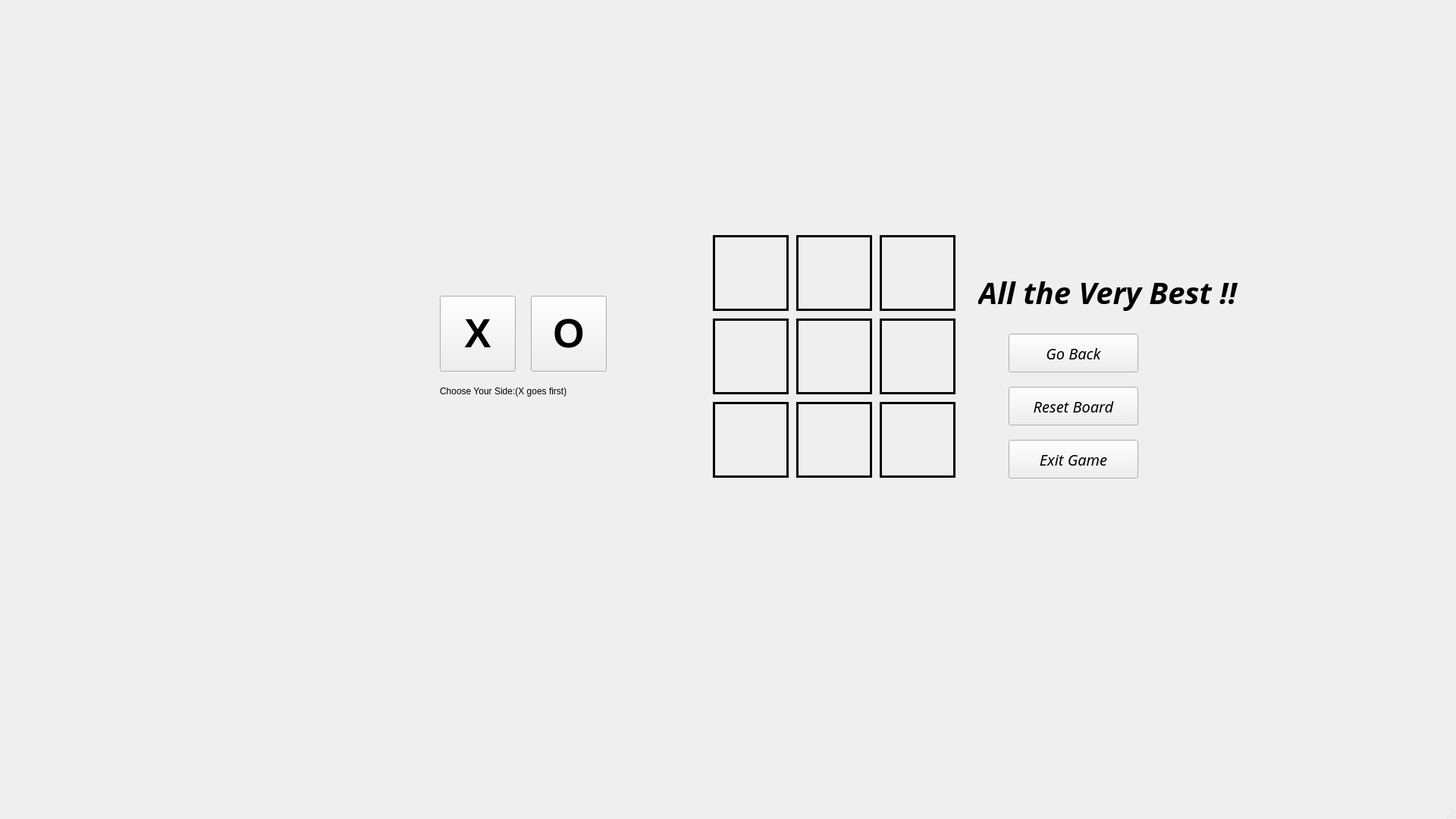
<?xml version="1.0" encoding="UTF-8"?>
<ui version="4.0">
 <class>MainWindow</class>
 <widget class="QMainWindow" name="MainWindow">
  <property name="geometry">
   <rect>
    <x>0</x>
    <y>0</y>
    <width>1920</width>
    <height>1080</height>
   </rect>
  </property>
  <property name="windowTitle">
   <string>MainWindow</string>
  </property>
  <widget class="QWidget" name="centralwidget">
   <widget class="QLabel" name="label7">
    <property name="geometry">
     <rect>
      <x>940</x>
      <y>530</y>
      <width>100</width>
      <height>100</height>
     </rect>
    </property>
    <property name="font">
     <font>
      <pointsize>40</pointsize>
      <weight>75</weight>
      <bold>true</bold>
     </font>
    </property>
    <property name="cursor">
     <cursorShape>OpenHandCursor</cursorShape>
    </property>
    <property name="text">
     <string/>
    </property>
   </widget>
   <widget class="QPushButton" name="Button9">
    <property name="geometry">
     <rect>
      <x>1160</x>
      <y>530</y>
      <width>100</width>
      <height>100</height>
     </rect>
    </property>
    <property name="font">
     <font>
      <pointsize>40</pointsize>
      <weight>75</weight>
      <bold>true</bold>
     </font>
    </property>
    <property name="cursor">
     <cursorShape>OpenHandCursor</cursorShape>
    </property>
    <property name="text">
     <string/>
    </property>
    <property name="flat">
     <bool>true</bool>
    </property>
   </widget>
   <widget class="QPushButton" name="OSideButton">
    <property name="geometry">
     <rect>
      <x>700</x>
      <y>390</y>
      <width>100</width>
      <height>100</height>
     </rect>
    </property>
    <property name="baseSize">
     <size>
      <width>100</width>
      <height>100</height>
     </size>
    </property>
    <property name="font">
     <font>
      <pointsize>40</pointsize>
      <weight>75</weight>
      <italic>false</italic>
      <bold>true</bold>
      <strikeout>false</strikeout>
      <kerning>true</kerning>
     </font>
    </property>
    <property name="cursor">
     <cursorShape>PointingHandCursor</cursorShape>
    </property>
    <property name="text">
     <string>O</string>
    </property>
   </widget>
   <widget class="QLabel" name="label1">
    <property name="geometry">
     <rect>
      <x>940</x>
      <y>310</y>
      <width>100</width>
      <height>100</height>
     </rect>
    </property>
    <property name="font">
     <font>
      <pointsize>40</pointsize>
      <weight>75</weight>
      <bold>true</bold>
     </font>
    </property>
    <property name="cursor">
     <cursorShape>OpenHandCursor</cursorShape>
    </property>
    <property name="styleSheet">
     <string notr="true">border:3px solid color;</string>
    </property>
    <property name="text">
     <string/>
    </property>
   </widget>
   <widget class="QLabel" name="label6">
    <property name="geometry">
     <rect>
      <x>1160</x>
      <y>420</y>
      <width>100</width>
      <height>100</height>
     </rect>
    </property>
    <property name="font">
     <font>
      <pointsize>40</pointsize>
      <weight>75</weight>
      <bold>true</bold>
     </font>
    </property>
    <property name="cursor">
     <cursorShape>OpenHandCursor</cursorShape>
    </property>
    <property name="styleSheet">
     <string notr="true">border:3px solid black;
</string>
    </property>
    <property name="text">
     <string/>
    </property>
   </widget>
   <widget class="QLabel" name="label2">
    <property name="geometry">
     <rect>
      <x>1050</x>
      <y>310</y>
      <width>100</width>
      <height>100</height>
     </rect>
    </property>
    <property name="font">
     <font>
      <pointsize>40</pointsize>
      <weight>75</weight>
      <bold>true</bold>
     </font>
    </property>
    <property name="cursor">
     <cursorShape>OpenHandCursor</cursorShape>
    </property>
    <property name="styleSheet">
     <string notr="true">border:3px solid black;</string>
    </property>
    <property name="text">
     <string/>
    </property>
   </widget>
   <widget class="QPushButton" name="Button1">
    <property name="geometry">
     <rect>
      <x>940</x>
      <y>310</y>
      <width>100</width>
      <height>100</height>
     </rect>
    </property>
    <property name="font">
     <font>
      <pointsize>40</pointsize>
      <weight>75</weight>
      <bold>true</bold>
     </font>
    </property>
    <property name="cursor">
     <cursorShape>OpenHandCursor</cursorShape>
    </property>
    <property name="styleSheet">
     <string notr="true">border-color: rgb(0, 0, 0);
</string>
    </property>
    <property name="text">
     <string/>
    </property>
    <property name="checkable">
     <bool>false</bool>
    </property>
    <property name="autoDefault">
     <bool>false</bool>
    </property>
    <property name="default">
     <bool>false</bool>
    </property>
    <property name="flat">
     <bool>true</bool>
    </property>
   </widget>
   <widget class="QLabel" name="label">
    <property name="geometry">
     <rect>
      <x>580</x>
      <y>500</y>
      <width>241</width>
      <height>31</height>
     </rect>
    </property>
    <property name="text">
     <string>Choose Your Side:(X goes first)</string>
    </property>
   </widget>
   <widget class="QLabel" name="label3">
    <property name="geometry">
     <rect>
      <x>1160</x>
      <y>310</y>
      <width>100</width>
      <height>100</height>
     </rect>
    </property>
    <property name="font">
     <font>
      <pointsize>40</pointsize>
      <weight>75</weight>
      <bold>true</bold>
     </font>
    </property>
    <property name="cursor">
     <cursorShape>OpenHandCursor</cursorShape>
    </property>
    <property name="styleSheet">
     <string notr="true">border:3px solid black;</string>
    </property>
    <property name="text">
     <string/>
    </property>
   </widget>
   <widget class="QPushButton" name="Button7">
    <property name="enabled">
     <bool>true</bool>
    </property>
    <property name="geometry">
     <rect>
      <x>940</x>
      <y>530</y>
      <width>100</width>
      <height>100</height>
     </rect>
    </property>
    <property name="font">
     <font>
      <pointsize>40</pointsize>
      <weight>75</weight>
      <bold>true</bold>
     </font>
    </property>
    <property name="cursor">
     <cursorShape>OpenHandCursor</cursorShape>
    </property>
    <property name="styleSheet">
     <string notr="true">border:3px solid black;</string>
    </property>
    <property name="text">
     <string/>
    </property>
    <property name="flat">
     <bool>true</bool>
    </property>
   </widget>
   <widget class="QPushButton" name="Button4">
    <property name="geometry">
     <rect>
      <x>940</x>
      <y>420</y>
      <width>100</width>
      <height>100</height>
     </rect>
    </property>
    <property name="font">
     <font>
      <pointsize>40</pointsize>
      <weight>75</weight>
      <bold>true</bold>
     </font>
    </property>
    <property name="cursor">
     <cursorShape>OpenHandCursor</cursorShape>
    </property>
    <property name="text">
     <string/>
    </property>
    <property name="flat">
     <bool>true</bool>
    </property>
   </widget>
   <widget class="QPushButton" name="Button8">
    <property name="geometry">
     <rect>
      <x>1050</x>
      <y>530</y>
      <width>100</width>
      <height>100</height>
     </rect>
    </property>
    <property name="font">
     <font>
      <pointsize>40</pointsize>
      <weight>75</weight>
      <bold>true</bold>
     </font>
    </property>
    <property name="cursor">
     <cursorShape>OpenHandCursor</cursorShape>
    </property>
    <property name="styleSheet">
     <string notr="true"/>
    </property>
    <property name="text">
     <string/>
    </property>
    <property name="flat">
     <bool>true</bool>
    </property>
   </widget>
   <widget class="QPushButton" name="Button2">
    <property name="geometry">
     <rect>
      <x>1050</x>
      <y>310</y>
      <width>100</width>
      <height>100</height>
     </rect>
    </property>
    <property name="font">
     <font>
      <pointsize>40</pointsize>
      <weight>75</weight>
      <bold>true</bold>
     </font>
    </property>
    <property name="cursor">
     <cursorShape>OpenHandCursor</cursorShape>
    </property>
    <property name="text">
     <string/>
    </property>
    <property name="flat">
     <bool>true</bool>
    </property>
   </widget>
   <widget class="QPushButton" name="Button5">
    <property name="geometry">
     <rect>
      <x>1050</x>
      <y>420</y>
      <width>100</width>
      <height>100</height>
     </rect>
    </property>
    <property name="font">
     <font>
      <pointsize>40</pointsize>
      <weight>75</weight>
      <bold>true</bold>
     </font>
    </property>
    <property name="cursor">
     <cursorShape>OpenHandCursor</cursorShape>
    </property>
    <property name="text">
     <string/>
    </property>
    <property name="flat">
     <bool>true</bool>
    </property>
   </widget>
   <widget class="QLabel" name="label5">
    <property name="geometry">
     <rect>
      <x>1050</x>
      <y>420</y>
      <width>100</width>
      <height>100</height>
     </rect>
    </property>
    <property name="font">
     <font>
      <pointsize>40</pointsize>
      <weight>75</weight>
      <bold>true</bold>
     </font>
    </property>
    <property name="cursor">
     <cursorShape>OpenHandCursor</cursorShape>
    </property>
    <property name="styleSheet">
     <string notr="true">border:3px solid black;</string>
    </property>
    <property name="text">
     <string/>
    </property>
   </widget>
   <widget class="QLabel" name="label4">
    <property name="geometry">
     <rect>
      <x>940</x>
      <y>420</y>
      <width>100</width>
      <height>100</height>
     </rect>
    </property>
    <property name="font">
     <font>
      <pointsize>40</pointsize>
      <weight>75</weight>
      <bold>true</bold>
     </font>
    </property>
    <property name="cursor">
     <cursorShape>OpenHandCursor</cursorShape>
    </property>
    <property name="styleSheet">
     <string notr="true">border:3px solid black;
</string>
    </property>
    <property name="text">
     <string/>
    </property>
   </widget>
   <widget class="QLabel" name="label8">
    <property name="geometry">
     <rect>
      <x>1050</x>
      <y>530</y>
      <width>100</width>
      <height>100</height>
     </rect>
    </property>
    <property name="font">
     <font>
      <pointsize>40</pointsize>
      <weight>75</weight>
      <bold>true</bold>
     </font>
    </property>
    <property name="cursor">
     <cursorShape>OpenHandCursor</cursorShape>
    </property>
    <property name="styleSheet">
     <string notr="true">border:3px solid black;</string>
    </property>
    <property name="text">
     <string/>
    </property>
   </widget>
   <widget class="QPushButton" name="XSideButton">
    <property name="geometry">
     <rect>
      <x>580</x>
      <y>390</y>
      <width>100</width>
      <height>100</height>
     </rect>
    </property>
    <property name="baseSize">
     <size>
      <width>100</width>
      <height>100</height>
     </size>
    </property>
    <property name="font">
     <font>
      <pointsize>40</pointsize>
      <weight>75</weight>
      <italic>false</italic>
      <bold>true</bold>
      <underline>false</underline>
      <strikeout>false</strikeout>
      <kerning>true</kerning>
     </font>
    </property>
    <property name="cursor">
     <cursorShape>PointingHandCursor</cursorShape>
    </property>
    <property name="text">
     <string>X</string>
    </property>
   </widget>
   <widget class="QPushButton" name="Button3">
    <property name="geometry">
     <rect>
      <x>1160</x>
      <y>310</y>
      <width>100</width>
      <height>100</height>
     </rect>
    </property>
    <property name="font">
     <font>
      <pointsize>40</pointsize>
      <weight>75</weight>
      <bold>true</bold>
     </font>
    </property>
    <property name="cursor">
     <cursorShape>OpenHandCursor</cursorShape>
    </property>
    <property name="text">
     <string/>
    </property>
    <property name="flat">
     <bool>true</bool>
    </property>
   </widget>
   <widget class="QLabel" name="label9">
    <property name="geometry">
     <rect>
      <x>1160</x>
      <y>530</y>
      <width>100</width>
      <height>100</height>
     </rect>
    </property>
    <property name="font">
     <font>
      <pointsize>40</pointsize>
      <weight>75</weight>
      <bold>true</bold>
     </font>
    </property>
    <property name="cursor">
     <cursorShape>OpenHandCursor</cursorShape>
    </property>
    <property name="styleSheet">
     <string notr="true">border:3px solid black;</string>
    </property>
    <property name="text">
     <string/>
    </property>
   </widget>
   <widget class="QPushButton" name="Button6">
    <property name="geometry">
     <rect>
      <x>1160</x>
      <y>420</y>
      <width>100</width>
      <height>100</height>
     </rect>
    </property>
    <property name="font">
     <font>
      <pointsize>40</pointsize>
      <weight>75</weight>
      <bold>true</bold>
     </font>
    </property>
    <property name="cursor">
     <cursorShape>OpenHandCursor</cursorShape>
    </property>
    <property name="text">
     <string/>
    </property>
    <property name="flat">
     <bool>true</bool>
    </property>
   </widget>
   <widget class="QPushButton" name="reset">
    <property name="geometry">
     <rect>
      <x>1330</x>
      <y>510</y>
      <width>171</width>
      <height>51</height>
     </rect>
    </property>
    <property name="font">
     <font>
      <family>Rockwell</family>
      <pointsize>15</pointsize>
      <italic>true</italic>
     </font>
    </property>
    <property name="text">
     <string>Reset Board</string>
    </property>
   </widget>
   <widget class="QPushButton" name="exit">
    <property name="geometry">
     <rect>
      <x>1330</x>
      <y>580</y>
      <width>171</width>
      <height>51</height>
     </rect>
    </property>
    <property name="font">
     <font>
      <family>Rockwell</family>
      <pointsize>15</pointsize>
      <italic>true</italic>
     </font>
    </property>
    <property name="text">
     <string>Exit Game</string>
    </property>
   </widget>
   <widget class="QPushButton" name="goBack1v1Button">
    <property name="geometry">
     <rect>
      <x>1330</x>
      <y>440</y>
      <width>171</width>
      <height>51</height>
     </rect>
    </property>
    <property name="font">
     <font>
      <family>Rockwell</family>
      <pointsize>15</pointsize>
      <weight>50</weight>
      <italic>true</italic>
      <bold>false</bold>
     </font>
    </property>
    <property name="text">
     <string>Go Back</string>
    </property>
   </widget>
   <widget class="QLabel" name="resultLabel">
    <property name="geometry">
     <rect>
      <x>1290</x>
      <y>320</y>
      <width>421</width>
      <height>131</height>
     </rect>
    </property>
    <property name="font">
     <font>
      <family>Mistral</family>
      <pointsize>30</pointsize>
      <weight>75</weight>
      <italic>true</italic>
      <bold>true</bold>
     </font>
    </property>
    <property name="text">
     <string>All the Very Best !!</string>
    </property>
   </widget>
   <zorder>label1</zorder>
   <zorder>Button1</zorder>
   <zorder>label9</zorder>
   <zorder>label5</zorder>
   <zorder>label4</zorder>
   <zorder>label8</zorder>
   <zorder>label7</zorder>
   <zorder>Button9</zorder>
   <zorder>OSideButton</zorder>
   <zorder>label6</zorder>
   <zorder>label2</zorder>
   <zorder>label</zorder>
   <zorder>label3</zorder>
   <zorder>Button7</zorder>
   <zorder>Button4</zorder>
   <zorder>Button8</zorder>
   <zorder>Button2</zorder>
   <zorder>Button5</zorder>
   <zorder>XSideButton</zorder>
   <zorder>Button3</zorder>
   <zorder>Button6</zorder>
   <zorder>reset</zorder>
   <zorder>exit</zorder>
   <zorder>goBack1v1Button</zorder>
   <zorder>resultLabel</zorder>
  </widget>
  <widget class="QMenuBar" name="menubar">
   <property name="geometry">
    <rect>
     <x>0</x>
     <y>0</y>
     <width>1920</width>
     <height>26</height>
    </rect>
   </property>
  </widget>
  <widget class="QStatusBar" name="statusbar"/>
 </widget>
 <resources/>
 <connections/>
</ui>
